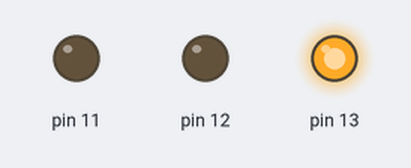
Bench run of a sketch on a simulated Arduino Uno, built with avr-gcc and run on an emulated ATmega328P. On the bench: output pins drawn as LEDs (lit = HIGH).

Above: at 1.7 s.
At 3.8 s:
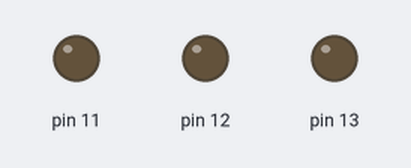
At 5.6 s:
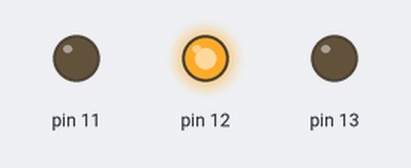
At 7.9 s:
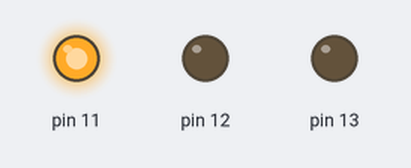
At 12.5 s:
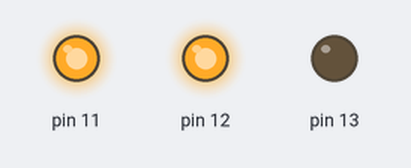
At 15.9 s:
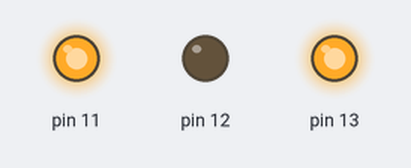
Timing chart, 0 to 17.9 s (numbered marks = the images above):
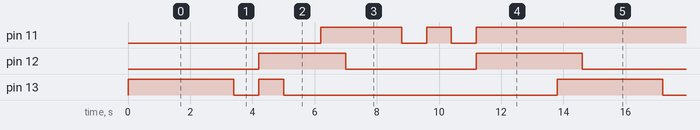

The sketch:

Controlling_LED_by_Button.ino
```cpp
void setup()
{
Serial.begin(9600);
  pinMode(9, INPUT);
  pinMode(13, OUTPUT);
  pinMode(12, OUTPUT);
  pinMode(11, OUTPUT);

}

void loop()
{
 digitalWrite(13, 1);
  delay(800);
 digitalWrite(12, 0);
  delay(1800);
 digitalWrite(13, 0);
 //delay(1000);
 digitalWrite(13, 1);
  delay(800);
  digitalWrite(13, 0);
  delay(800);
  digitalWrite(13, 1);
  digitalWrite(12, 1);
  delay(800);
  digitalWrite(13, 0);
  delay(1200);
  digitalWrite(11, 1);
  delay(800);
  digitalWrite(12, 0);
  delay(1800);
  digitalWrite(11, 0);
  delay(800);
  digitalWrite(11, 1);
  delay(800);
  digitalWrite(11, 0);
  delay(800);
  digitalWrite(11, 1);
  digitalWrite(12, 1);
  delay(800);
  digitalWrite(11, 1);
  delay(1800);


// Serial.print(digitalRead(9));


}
```

Measured:
- by itself, pin 11: repeats every 13.8 s: LOW 0.80 s, HIGH 0.80 s, LOW 0.80 s, HIGH 11.4 s
- by itself, pin 12: repeats every 13.8 s: LOW 4.2 s, HIGH 3.4 s, LOW 3.4 s, HIGH 2.8 s
- by itself, pin 13: repeats every 13.8 s: LOW 0.80 s, HIGH 0.80 s, LOW 8.8 s, HIGH 3.4 s
